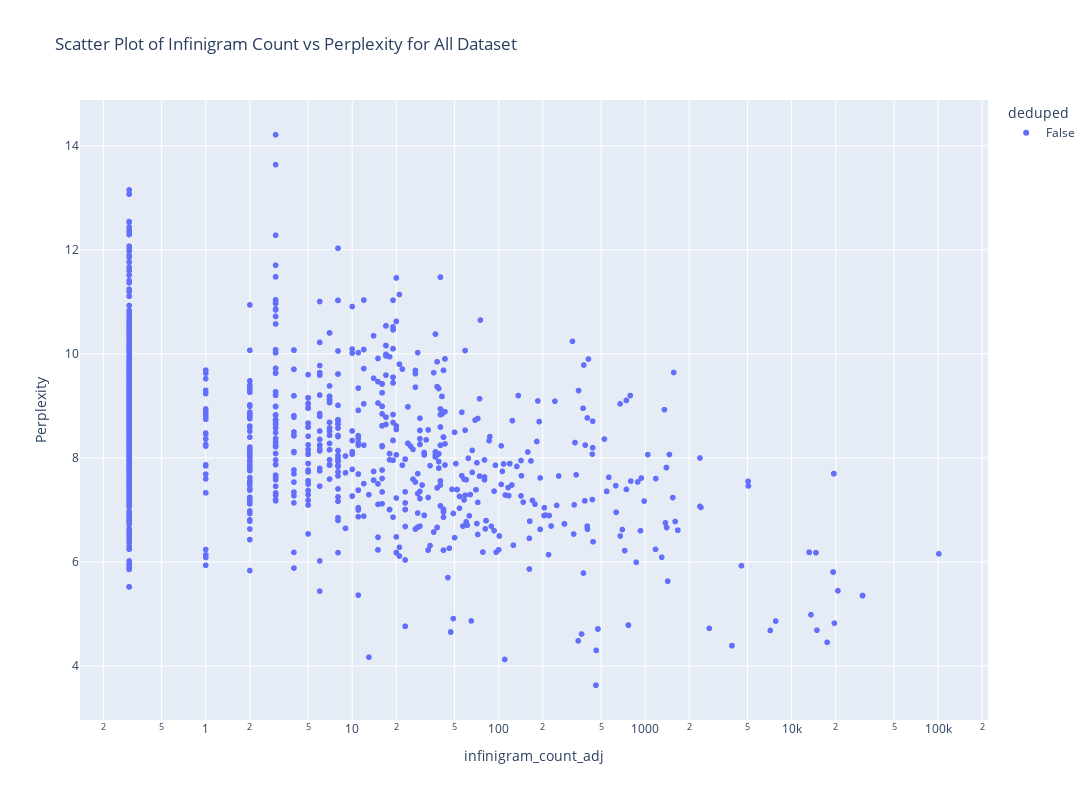

Write notebook code for a chart like this one.
### Code cell
import plotly.express as px

# Filter the DataFrame for the "cyber" dataset
cyber_df = df[df['dataset'] == 'Cryptography']

# Create a scatter plot
fig = px.scatter(cyber_df, x='infinigram_count_adj', y='perplexity', color='deduped',
                 title='Scatter Plot of Infinigram Count vs Perplexity for All Dataset',
                 labels={'infinigram_count': 'Infinigram Count', 'perplexity': 'Perplexity'},
                 hover_data=['text'])

fig.update_xaxes(type='log')

fig.update_layout({'width': 1200, 'height': 800})

# Show the plot
fig.show()

### Figure 1 — Plotly figure (JSON) as saved in the notebook; plotly's stock layout.template omitted (floating-point values rounded to 4 significant figures; data arrays with more than 128 entries replaced by an {"elided": "..."} marker saying what was removed)
{"data": [{"customdata": {"elided": "1667x1 str values"}, "hovertemplate": "deduped=False<br>infinigram_count_adj=%{x}<br>Perplexity=%{y}<br>text=%{customdata[0]}<extra></extra>", "legendgroup": "False", "marker": {"color": "#636efa", "symbol": "circle"}, "mode": "markers", "name": "False", "showlegend": true, "type": "scattergl", "x": {"elided": "1667 float values"}, "xaxis": "x", "y": {"elided": "1667 float values"}, "yaxis": "y"}], "layout": {"height": 800, "legend": {"title": {"text": "deduped"}, "tracegroupgap": 0}, "title": {"text": "Scatter Plot of Infinigram Count vs Perplexity for All Dataset"}, "width": 1200, "xaxis": {"anchor": "y", "domain": [0, 1], "title": {"text": "infinigram_count_adj"}, "type": "log"}, "yaxis": {"anchor": "x", "domain": [0, 1], "title": {"text": "Perplexity"}}}}
